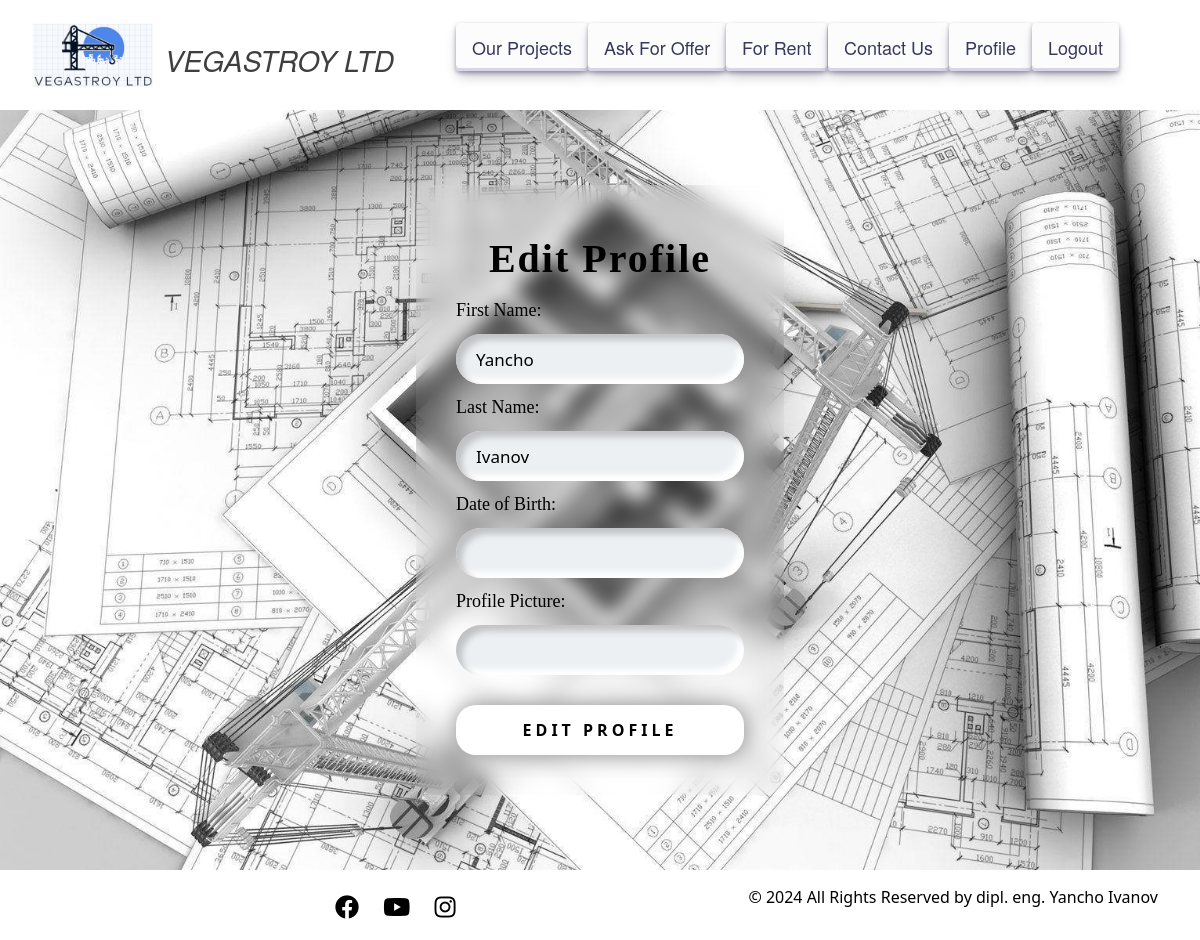
Page /accounts/profile/1/edit/ (signed in) on the earlier database version.
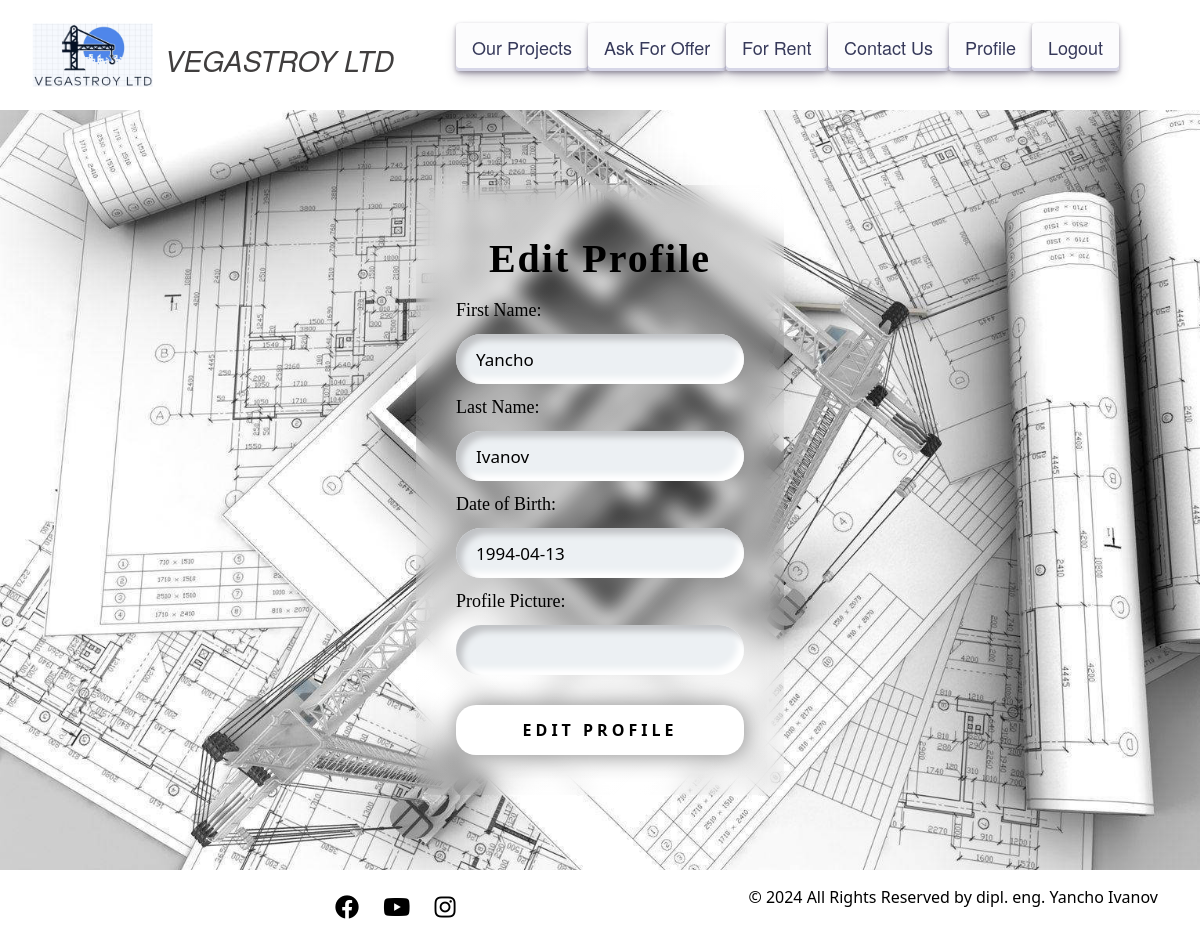
Same page on the later database version.
### vegastroy/accounts/models.py (models this page shows, shortened)
class Profile(models.Model):
    user = models.OneToOneField(
        UserModel,
        on_delete=models.CASCADE,
        primary_key=True
    )
    first_name = models.CharField(
        max_length=30,
        null=True,
        blank=True,
    )
    last_name = models.CharField(
        max_length=30,
        null=True,
        blank=True,
    )
    date_of_birth = models.DateField(
        null=True,
        blank=True,
    )
    profile_picture = models.URLField(
        null=True,
        blank=True,
    )

### vegastroy/accounts/views.py (the view, shortened to what this page needs)
# urls.py: path('edit/', UserEditView.as_view(), name='profile_edit'),
class UserEditView(views.UpdateView):
    model = UserModel
    form_class = ProfileEditForm
    template_name = 'accounts/edit_page.html'
    def get_object(self, queryset=None):
        return self.request.user.profile

### vegastroy/accounts/forms.py
class ProfileEditForm(forms.ModelForm):
    class Meta:
        model = Profile
        fields = ['first_name', 'last_name', 'date_of_birth', 'profile_picture',]
        labels = {
            'first_name': 'First Name:',
            'last_name': 'Last Name:',
            'date_of_birth': 'Date of Birth:',
            'profile_picture': 'Profile Picture:',
        }

### templates/accounts/edit_page.html (shortened to what this page needs)
{% extends 'base.html' %}
{% load static %}
{% block content %}
    <section id="register-page" class="content auth">
        <link rel="stylesheet" href="{% static 'css/profile_edit.css' %}">
        <form action="{% url 'profile_edit' request.user.pk %}" method="POST">
            <div class="edit-container">
                <h1>Edit Profile</h1>
                {{ form }}
                <input class="btn" type="submit" value="Edit Profile"/>
            </div>
        </form>
    </section>
{% endblock %}

Differences in the rows shown:
changed Profile "Yancho": date_of_birth (not shown) → "1994-04-13"
